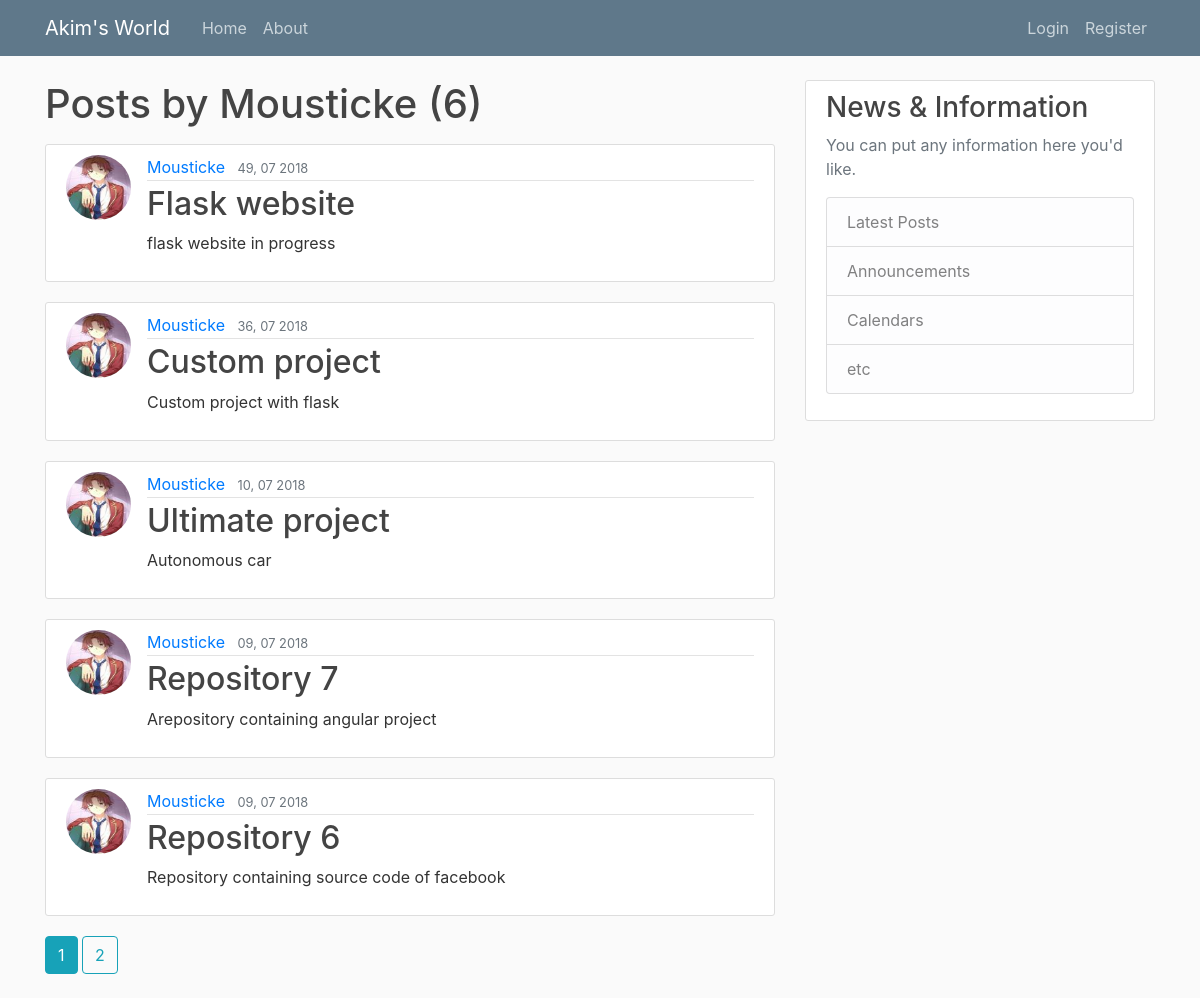
The page /users/Mousticke on the database its author committed.
### flaskwebapp/models.py (models this page shows, shortened)
class User(db.Model, UserMixin):
    id = db.Column(db.Integer, primary_key=True)
    username = db.Column(db.String(20), unique=True, nullable=False)
    email = db.Column(db.String(120), unique=True, nullable=False)
    image_file = db.Column(db.String(20), nullable=False, default='default.jpg')
    password = db.Column(db.String(60), nullable=False)
    posts = db.relationship('Post', backref='author', lazy=True)

class Post(db.Model):
    id = db.Column(db.Integer, primary_key=True)
    title = db.Column(db.String(100), nullable=False)
    date_posted = db.Column(db.DateTime, nullable=False, default=datetime.utcnow)
    content = db.Column(db.Text, nullable=False)
    user_id =  db.Column(db.Integer, db.ForeignKey('user.id'), nullable=False)

### flaskwebapp/users/routes.py (the view)
@users.route('/users/<string:username>')
def user_posts(username):
    page = request.args.get('page', 1, type=int)
    user = User.query.filter_by(username=username).first_or_404()
    posts = Post.query.filter_by(author=user).order_by(Post.date_posted.desc()).paginate(page=page, per_page=5)
    return render_template('user_posts.html', user_posts=posts, user=user)

### flaskwebapp/templates/user_posts.html
{% extends "layout.html" %}
{% block content %}
    <h1 class="mb-3">Posts by {{ user.username }} ({{ user_posts.total }}) </h1>
    {% for post in user_posts.items %}
        <article class="media content-section">
            <img class="rounded-circle article-img" src="{{ url_for('static', filename='profile_pics/' + post.author.image_file) }}" alt="">
            <div class="media-body">
                <div class="article-metadata">
                    <a class="mr-2" href="{{ url_for('users.user_posts', username=post.author.username) }}">{{ post.author.username }}</a>
                    <small class="text-muted">{{ post.date_posted.strftime('%M, %d %Y') }}</small>
                </div>
                <h2><a class="article-title" href="{{ url_for('posts.post', post_id=post.id ) }}">{{ post.title }}</a></h2>
                <p class="article-content">{{ post.content }}</p>
            </div>
        </article>
    {% endfor %}
    {% for page_num in user_posts.iter_pages(left_edge=1, right_edge=1, left_current=1, right_current=2)  %}
        {% if page_num %}
            {% if user_posts.page == page_num %}
                <a class="btn btn-info mb-4" href="{{ url_for('users.user_posts', username=user.username, page=page_num) }}">{{ page_num }}</a>
            {% else %}
                <a class="btn btn-outline-info mb-4" href="{{ url_for('users.user_posts', username=user.username, page=page_num) }}">{{ page_num }}</a>
            {% endif %}
        {% else %}
            ...
        {% endif %}
    {% endfor %}
{% endblock content %}

### flaskwebapp/static/main.css (style rules this page uses)
body { background: #fafafa; color: #333333; margin-top: 5rem; }
h1, h2, h3, h4, h5, h6 { color: #444444; }
.content-section { background: #ffffff; padding: 10px 20px; border: 1px solid #dddddd; border-radius: 3px; margin-bottom: 20px; }
.article-title { color: #444444; }
.article-content { white-space: pre-line; }
.article-img { height: 65px; width: 65px; margin-right: 16px; }
.article-metadata { padding-bottom: 1px; margin-bottom: 4px; border-bottom: 1px solid #e3e3e3 }

### rows shown on the page
User: username "Mousticke"
Post: image_file (picture), author.username "Mousticke", date_posted "49, 07 2018", title "Flask website", content "flask website in progress"
Post: image_file (picture), author.username "Mousticke", date_posted "36, 07 2018", title "Custom project", content "Custom project with flask"
Post: image_file (picture), author.username "Mousticke", date_posted "10, 07 2018", title "Ultimate project", content "Autonomous car"
Post: image_file (picture), author.username "Mousticke", date_posted "09, 07 2018", title "Repository 7", content "Arepository containing angular project"
Post: image_file (picture), author.username "Mousticke", date_posted "09, 07 2018", title "Repository 6", content "Repository containing source code of facebook"

### other values the page prints
{{ user_posts.total }} "6"
{{ page_num }} "1"
{{ page_num }} "2"
